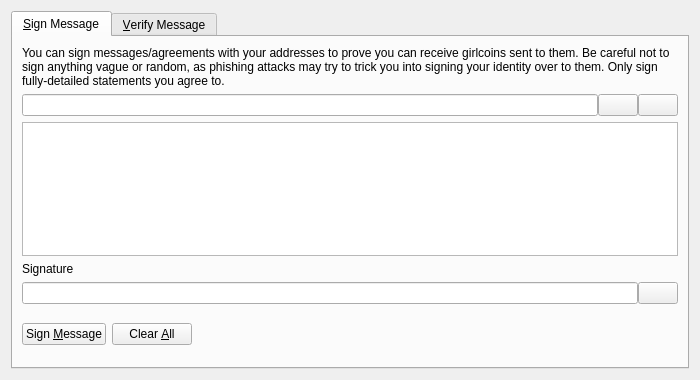
<?xml version="1.0" encoding="UTF-8"?>
<ui version="4.0">
 <class>SignVerifyMessageDialog</class>
 <widget class="QDialog" name="SignVerifyMessageDialog">
  <property name="geometry">
   <rect>
    <x>0</x>
    <y>0</y>
    <width>700</width>
    <height>380</height>
   </rect>
  </property>
  <property name="windowTitle">
   <string>Signatures - Sign / Verify a Message</string>
  </property>
  <property name="modal">
   <bool>true</bool>
  </property>
  <layout class="QVBoxLayout" name="verticalLayout">
   <item>
    <widget class="QTabWidget" name="tabWidget">
     <property name="currentIndex">
      <number>0</number>
     </property>
     <widget class="QWidget" name="tabSignMessage">
      <attribute name="title">
       <string>&amp;Sign Message</string>
      </attribute>
      <layout class="QVBoxLayout" name="verticalLayout_SM">
       <item>
        <widget class="QLabel" name="infoLabel_SM">
         <property name="text">
          <string>You can sign messages/agreements with your addresses to prove you can receive girlcoins sent to them. Be careful not to sign anything vague or random, as phishing attacks may try to trick you into signing your identity over to them. Only sign fully-detailed statements you agree to.</string>
         </property>
         <property name="textFormat">
          <enum>Qt::PlainText</enum>
         </property>
         <property name="wordWrap">
          <bool>true</bool>
         </property>
        </widget>
       </item>
       <item>
        <layout class="QHBoxLayout" name="horizontalLayout_1_SM">
         <property name="spacing">
          <number>0</number>
         </property>
         <item>
          <widget class="QValidatedLineEdit" name="addressIn_SM">
           <property name="toolTip">
            <string>The Girlcoin address to sign the message with</string>
           </property>
          </widget>
         </item>
         <item>
          <widget class="QPushButton" name="addressBookButton_SM">
           <property name="toolTip">
            <string>Choose previously used address</string>
           </property>
           <property name="text">
            <string/>
           </property>
           <property name="icon">
            <iconset resource="../bitcoin.qrc">
             <normaloff>:/icons/address-book</normaloff>:/icons/address-book</iconset>
           </property>
           <property name="shortcut">
            <string>Alt+A</string>
           </property>
           <property name="autoDefault">
            <bool>false</bool>
           </property>
          </widget>
         </item>
         <item>
          <widget class="QPushButton" name="pasteButton_SM">
           <property name="toolTip">
            <string>Paste address from clipboard</string>
           </property>
           <property name="text">
            <string/>
           </property>
           <property name="icon">
            <iconset resource="../bitcoin.qrc">
             <normaloff>:/icons/editpaste</normaloff>:/icons/editpaste</iconset>
           </property>
           <property name="shortcut">
            <string>Alt+P</string>
           </property>
           <property name="autoDefault">
            <bool>false</bool>
           </property>
          </widget>
         </item>
        </layout>
       </item>
       <item>
        <widget class="QPlainTextEdit" name="messageIn_SM">
         <property name="toolTip">
          <string>Enter the message you want to sign here</string>
         </property>
        </widget>
       </item>
       <item>
        <widget class="QLabel" name="signatureLabel_SM">
         <property name="text">
          <string>Signature</string>
         </property>
         <property name="textFormat">
          <enum>Qt::PlainText</enum>
         </property>
        </widget>
       </item>
       <item>
        <layout class="QHBoxLayout" name="horizontalLayout_2_SM">
         <property name="spacing">
          <number>0</number>
         </property>
         <item>
          <widget class="QLineEdit" name="signatureOut_SM">
           <property name="font">
            <font>
             <italic>true</italic>
            </font>
           </property>
           <property name="readOnly">
            <bool>true</bool>
           </property>
          </widget>
         </item>
         <item>
          <widget class="QPushButton" name="copySignatureButton_SM">
           <property name="toolTip">
            <string>Copy the current signature to the system clipboard</string>
           </property>
           <property name="text">
            <string/>
           </property>
           <property name="icon">
            <iconset resource="../bitcoin.qrc">
             <normaloff>:/icons/editcopy</normaloff>:/icons/editcopy</iconset>
           </property>
           <property name="autoDefault">
            <bool>false</bool>
           </property>
          </widget>
         </item>
        </layout>
       </item>
       <item>
        <layout class="QHBoxLayout" name="horizontalLayout_3_SM">
         <item>
          <widget class="QPushButton" name="signMessageButton_SM">
           <property name="toolTip">
            <string>Sign the message to prove you own this Girlcoin address</string>
           </property>
           <property name="text">
            <string>Sign &amp;Message</string>
           </property>
           <property name="icon">
            <iconset resource="../bitcoin.qrc">
             <normaloff>:/icons/edit</normaloff>:/icons/edit</iconset>
           </property>
           <property name="autoDefault">
            <bool>false</bool>
           </property>
          </widget>
         </item>
         <item>
          <widget class="QPushButton" name="clearButton_SM">
           <property name="toolTip">
            <string>Reset all sign message fields</string>
           </property>
           <property name="text">
            <string>Clear &amp;All</string>
           </property>
           <property name="icon">
            <iconset resource="../bitcoin.qrc">
             <normaloff>:/icons/remove</normaloff>:/icons/remove</iconset>
           </property>
           <property name="autoDefault">
            <bool>false</bool>
           </property>
          </widget>
         </item>
         <item>
          <spacer name="horizontalSpacer_1_SM">
           <property name="orientation">
            <enum>Qt::Horizontal</enum>
           </property>
           <property name="sizeHint" stdset="0">
            <size>
             <width>40</width>
             <height>48</height>
            </size>
           </property>
          </spacer>
         </item>
         <item>
          <widget class="QLabel" name="statusLabel_SM">
           <property name="font">
            <font>
             <weight>75</weight>
             <bold>true</bold>
            </font>
           </property>
           <property name="text">
            <string/>
           </property>
           <property name="wordWrap">
            <bool>true</bool>
           </property>
          </widget>
         </item>
         <item>
          <spacer name="horizontalSpacer_2_SM">
           <property name="orientation">
            <enum>Qt::Horizontal</enum>
           </property>
           <property name="sizeHint" stdset="0">
            <size>
             <width>40</width>
             <height>48</height>
            </size>
           </property>
          </spacer>
         </item>
        </layout>
       </item>
      </layout>
     </widget>
     <widget class="QWidget" name="tabVerifyMessage">
      <attribute name="title">
       <string>&amp;Verify Message</string>
      </attribute>
      <layout class="QVBoxLayout" name="verticalLayout_VM">
       <item>
        <widget class="QLabel" name="infoLabel_VM">
         <property name="text">
          <string>Enter the receiver's address, message (ensure you copy line breaks, spaces, tabs, etc. exactly) and signature below to verify the message. Be careful not to read more into the signature than what is in the signed message itself, to avoid being tricked by a man-in-the-middle attack. Note that this only proves the signing party receives with the address, it cannot prove sendership of any transaction!</string>
         </property>
         <property name="textFormat">
          <enum>Qt::PlainText</enum>
         </property>
         <property name="alignment">
          <set>Qt::AlignLeading|Qt::AlignLeft|Qt::AlignTop</set>
         </property>
         <property name="wordWrap">
          <bool>true</bool>
         </property>
        </widget>
       </item>
       <item>
        <layout class="QHBoxLayout" name="horizontalLayout_1_VM">
         <property name="spacing">
          <number>0</number>
         </property>
         <item>
          <widget class="QValidatedLineEdit" name="addressIn_VM">
           <property name="toolTip">
            <string>The Girlcoin address the message was signed with</string>
           </property>
          </widget>
         </item>
         <item>
          <widget class="QPushButton" name="addressBookButton_VM">
           <property name="toolTip">
            <string>Choose previously used address</string>
           </property>
           <property name="text">
            <string/>
           </property>
           <property name="icon">
            <iconset resource="../bitcoin.qrc">
             <normaloff>:/icons/address-book</normaloff>:/icons/address-book</iconset>
           </property>
           <property name="shortcut">
            <string>Alt+A</string>
           </property>
           <property name="autoDefault">
            <bool>false</bool>
           </property>
          </widget>
         </item>
        </layout>
       </item>
       <item>
        <widget class="QPlainTextEdit" name="messageIn_VM"/>
       </item>
       <item>
        <widget class="QValidatedLineEdit" name="signatureIn_VM"/>
       </item>
       <item>
        <layout class="QHBoxLayout" name="horizontalLayout_2_VM">
         <item>
          <widget class="QPushButton" name="verifyMessageButton_VM">
           <property name="toolTip">
            <string>Verify the message to ensure it was signed with the specified Girlcoin address</string>
           </property>
           <property name="text">
            <string>Verify &amp;Message</string>
           </property>
           <property name="icon">
            <iconset resource="../bitcoin.qrc">
             <normaloff>:/icons/transaction_0</normaloff>:/icons/transaction_0</iconset>
           </property>
           <property name="autoDefault">
            <bool>false</bool>
           </property>
          </widget>
         </item>
         <item>
          <widget class="QPushButton" name="clearButton_VM">
           <property name="toolTip">
            <string>Reset all verify message fields</string>
           </property>
           <property name="text">
            <string>Clear &amp;All</string>
           </property>
           <property name="icon">
            <iconset resource="../bitcoin.qrc">
             <normaloff>:/icons/remove</normaloff>:/icons/remove</iconset>
           </property>
           <property name="autoDefault">
            <bool>false</bool>
           </property>
          </widget>
         </item>
         <item>
          <spacer name="horizontalSpacer_1_VM">
           <property name="orientation">
            <enum>Qt::Horizontal</enum>
           </property>
           <property name="sizeHint" stdset="0">
            <size>
             <width>40</width>
             <height>48</height>
            </size>
           </property>
          </spacer>
         </item>
         <item>
          <widget class="QLabel" name="statusLabel_VM">
           <property name="font">
            <font>
             <weight>75</weight>
             <bold>true</bold>
            </font>
           </property>
           <property name="text">
            <string/>
           </property>
           <property name="wordWrap">
            <bool>true</bool>
           </property>
          </widget>
         </item>
         <item>
          <spacer name="horizontalSpacer_2_VM">
           <property name="orientation">
            <enum>Qt::Horizontal</enum>
           </property>
           <property name="sizeHint" stdset="0">
            <size>
             <width>40</width>
             <height>48</height>
            </size>
           </property>
          </spacer>
         </item>
        </layout>
       </item>
      </layout>
     </widget>
    </widget>
   </item>
  </layout>
 </widget>
 <customwidgets>
  <customwidget>
   <class>QValidatedLineEdit</class>
   <extends>QLineEdit</extends>
   <header>qvalidatedlineedit.h</header>
  </customwidget>
 </customwidgets>
 <resources>
  <include location="../bitcoin.qrc"/>
 </resources>
 <connections/>
</ui>
